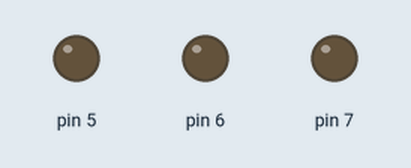
Bench run of a sketch on a simulated Arduino Uno, built with avr-gcc and run on an emulated ATmega328P. Parts: output pins drawn as LEDs (lit = HIGH).

Above: at 1.0 s.
At 3.0 s:
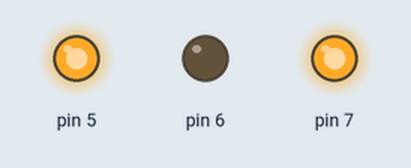
At 5.0 s:
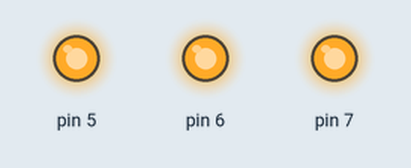
At 7.0 s:
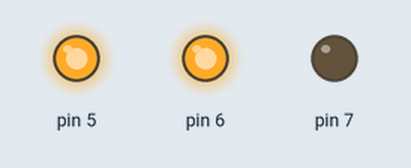
Timing chart, 0 to 10.4 s (numbered marks = the images above):
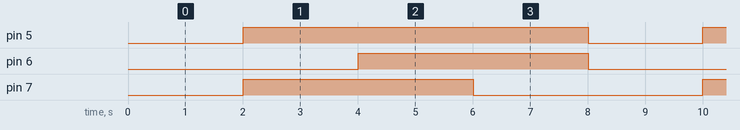

Measured:
- by itself, pin 5: alternates HIGH for 6.0 s and LOW for 2.0 s
- by itself, pin 6, pin 7: alternates HIGH for 4.0 s and LOW for 4.0 s
- by itself, everything shown: repeats every 8.0 s, in 4 steps

The sketch:

color_combination.ino
```cpp
void setup() {
  // put your setup code here, to run once:
//blue pin 7
// green pin 6
// red pin 5

pinMode(7, OUTPUT);
pinMode(5, OUTPUT);
pinMode(6, OUTPUT);
}

void loop() {
  // put your main code here, to run repeatedly:
delay(2000);
digitalWrite(7, HIGH);
digitalWrite(5, HIGH);
delay(2000);
digitalWrite(7, LOW);
digitalWrite(5, LOW);

digitalWrite(7, HIGH);
digitalWrite(5, HIGH);
digitalWrite(6, HIGH);
delay(2000);
digitalWrite(7, LOW);
digitalWrite(5, LOW);
digitalWrite(6, LOW);

digitalWrite(6, HIGH);
digitalWrite(5, HIGH);
delay(2000);
digitalWrite(6, LOW);
digitalWrite(5, LOW);


}
```
